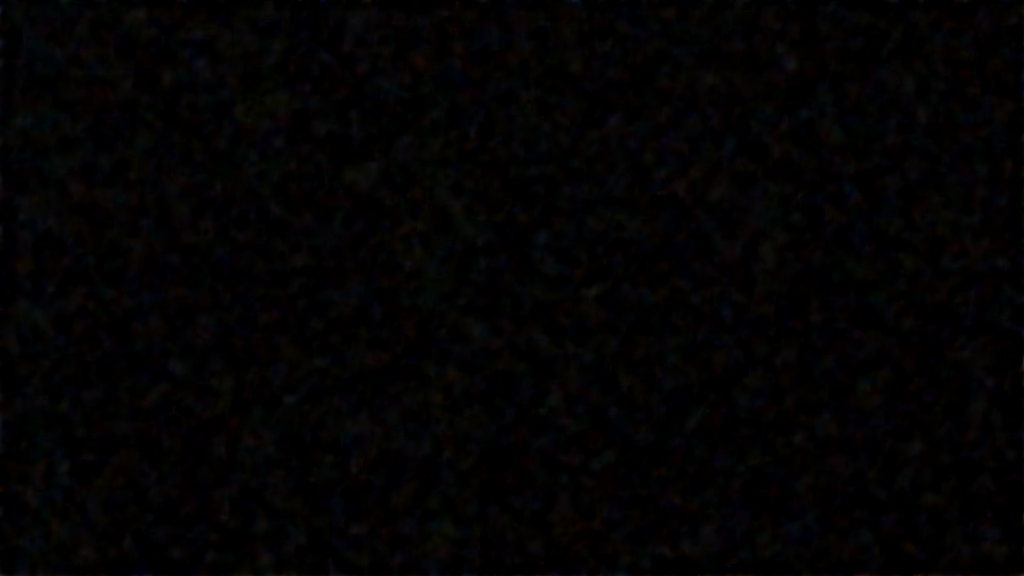
#> input picture video-pipeline/frames/trading-trailer/scene_001.png, 1024 x 576 px
$ python -i manim.py   (imports and definitions only)
#> lines starting #> are read from the running program, lines starting #| are printed output that depends on the picture
"""
stages/renderers/manim.py — Renderer: Manim animated diagram

Calls Claude Code CLI to generate a Manim Community v0.18 Python scene,
renders it to MP4 via the `manim` CLI, retries on failure.

Install deps:  pip install manim
"""

from __future__ import annotations

import ast
import json
import os
import re
import shutil
import subprocess
import tempfile
import urllib.error
import urllib.request
from pathlib import Path
from typing import Callable, Optional

import numpy as np
from PIL import Image, ImageFilter, ImageOps

from config import PipelineConfig

RESAMPLING = getattr(Image, "Resampling", Image)


class ManimRenderError(RuntimeError):
    pass


class LayoutAuditError(ManimRenderError):
    """The scene rendered, but the layout audit found defects. Carries every
    problem, not just the ones that fit in the message, so failed attempts can
    be ranked against each other."""

    def __init__(self, message: str, problems: list[str]):
        super().__init__(message)
        self.problems = list(problems) or [message]


# How much each kind of layout defect hurts a viewer. Text off the frame, hidden
# under a shape, or printed over other text cannot be read; a sentence parked in
# the diagram is clutter; a line through a label is ugly but still legible.
_DEFECT_WEIGHTS = (
    ("leaves the frame", 3),
    ("cut off at the frame edge", 3),
    ("covered by", 3),
    ("overlaps text", 3),
    ("title or sentence", 2),
    ("text in the center band", 2),
    ("crossed by", 1),
)


# [5 lines left out: function _defect_score, not called in this run]


# Codegen here shells out to the Claude Code CLI, which is an agentic session
# rather than a single API call: measured on this machine, one scene takes
# 308-465s alone, and over 900s from the repo root where the pipeline actually
# runs. At 600s most scenes timed out and fell back to static slides, which is
# why "animations" did not animate. Raised above the observed worst case.
CLAUDE_CODEGEN_TIMEOUT = 1200
# Codegen is a single well-specified answer, and the checker feedback loop
# does the refining, so it does not need deep reasoning. Override with
# LTX_CLAUDE_CODEGEN_EFFORT (low, medium, high, xhigh, max).
CLAUDE_CODEGEN_EFFORT = os.environ.get("LTX_CLAUDE_CODEGEN_EFFORT", "low")
NAMED_COLOR_NAMES = (
    "CYAN",
    "TEAL",
    "AQUA",
    "BLUE",
    "GREEN",
    "YELLOW",
    "RED",
    "ORANGE",
    "PURPLE",
    "PINK",
    "GOLD",
    "WHITE",
    "BLACK",
    "GRAY",
    "GREY",
    "BROWN",
    "MAROON",
    "LIME",
    "VIOLET",
    "MAGENTA",
)
BLOCKED_MANIM_PATTERNS = (
    r"\bSVGMobject\s*\(",
    r"\bImageMobject\s*\(",
    r"\bAxes\s*\(",
    r"\bNumberPlane\s*\(",
    r"\bNumberLine\s*\(",
    r"\bGraphScene\b",
    r"\.get_axis_labels\s*\(",
    r"\.add_coordinates\s*\(",
    r"\.plot_line_graph\s*\(",
    r"\.plot\s*\(",
)


# [125 lines left out: function render, not called in this run]


# ── Helpers ──────────────────────────────────────────────────────


def _defects_path(out_path: Path) -> Path:
    return out_path.with_suffix(".defects.json")


# [5 lines left out: function _code_path, not called in this run]


_RENDER_SETTING_RE = re.compile(
    r"^[ \t]*config\.(pixel_width|pixel_height|frame_rate)[ \t]*=.*$\n?", re.MULTILINE
)


# [378 lines left out: functions pin_render_settings, render_timeout, _pick_best_attempt, _write_defects, _ship_best_attempt, _check_imports and 6 more, not called in this run]


class _ManimCodeNormalizer(ast.NodeTransformer):
    def __init__(self) -> None:
        self.changed = False
        self.needs_math_import = False

    # [26 lines left out: functions visit_Module, visit_Call, not called in this run]

    # shift= is a FadeIn/FadeOut option. Tested by constructing each class in
    # the installed Manim: these all raise "Animation.__init__() got an
    # unexpected keyword argument 'shift'", which ended a scene outright.
    _NO_SHIFT_ANIMATIONS = {
        "Write",
        "Unwrite",
        "Create",
        "Uncreate",
        "GrowArrow",
        "GrowFromCenter",
        "GrowFromPoint",
        "GrowFromEdge",
        "DrawBorderThenFill",
        "Indicate",
        "Circumscribe",
        "Flash",
        "FocusOn",
        "Wiggle",
        "SpinInFromNothing",
        "Transform",
        "ReplacementTransform",
        "AddTextLetterByLetter",
    }

    # [11 lines left out: function _drop_unsupported_shift, not called in this run]

    # Keyword arguments set_stroke()/set_fill() actually accept, read from the
    # installed Manim 0.20.1 (inspect.signature on VMobject), not from memory:
    #   set_stroke(color, width, opacity, background, family)
    #   set_fill(color, opacity, family)
    # Codegen models invent others - stroke_width, dash_array, stroke_opacity,
    # line_join - and every one kills the scene with "unexpected keyword
    # argument". Fixing them one at a time was whack-a-mole, so the whole class
    # is handled here: known aliases are renamed, anything else is dropped.
    _STYLE_KWARGS = {
        "set_stroke": {"color", "width", "opacity", "background", "family"},
        "set_fill": {"color", "opacity", "family"},
        # Scene.add / VGroup.add / Mobject.add take mobjects only. Models
        # write self.add(obj, run_time=1) meaning self.play(...), which dies
        # with "unexpected keyword argument 'run_time'". The object still
        # appears, just without the fade.
        "add": set(),
    }
    _STYLE_ALIASES = {
        "set_stroke": {
            "stroke_width": "width",
            "stroke_color": "color",
            "stroke_opacity": "opacity",
        },
        "set_fill": {"fill_color": "color", "fill_opacity": "opacity"},
    }

    # [258 lines left out: functions _rewrite_style_kwargs, visit_Assign, visit_AnnAssign, visit_Expr, _rewrite_constructor_width, _strip_redundant_kwargs and 8 more, not called in this run]


class _PadPointSequences(ast.NodeTransformer):
    def __init__(self) -> None:
        self.changed = False

    def visit_List(self, node: ast.List):  # type: ignore[override]
        return self._pad_sequence(node)

    def visit_Tuple(self, node: ast.Tuple):  # type: ignore[override]
        return self._pad_sequence(node)

    # [68 lines left out: functions _pad_sequence, _looks_like_point_pair, _normalize_manim_code, not called in this run]


# Records where every visible Text is after each play()/wait(), in Manim's own
# coordinates. The pixel audit works on a 640-wide thumbnail, where small text
# largely disappears - a 60-character title registered as a 14%-wide row, and a
# caption with a label printed over it barely registered at all - so questions
# about text (does it overlap other text, is it a title or a label, does it
# leave the frame) are answered from geometry instead of guessed from pixels.
_LAYOUT_PROBE = """
import atexit as _ltx_atexit, json as _ltx_json, os as _ltx_os
_LTX_LAYOUT = []
def _ltx_bezier_samples(points, per_curve=10, limit=240):
    import numpy as _np
    pts = _np.asarray(points, dtype=float)
    if len(pts) < 4:
        return []
    usable = len(pts) - len(pts) % 4
    curves = pts[:usable].reshape(-1, 4, 3)
    ts = _np.linspace(0.0, 1.0, per_curve)[:, None]
    out = []
    for p0, p1, p2, p3 in curves:
        seg = ((1 - ts) ** 3) * p0 + 3 * ((1 - ts) ** 2) * ts * p1 + 3 * (1 - ts) * ts ** 2 * p2 + ts ** 3 * p3
        out.extend([[round(float(x), 3), round(float(y), 3)] for x, y, _ in seg])
    step = max(1, len(out) // limit)
    return out[::step]
def _ltx_snapshot(scene):
    # Draw order: scene.mobjects in order, each family depth-first, then a
    # stable sort by z_index - later entries are painted on top.
    flat, seq = [], 0
    for mob in scene.mobjects:
        for part in mob.get_family():
            flat.append((float(getattr(part, "z_index", 0) or 0), seq, part))
            seq += 1
    flat.sort(key=lambda item: (item[0], item[1]))
    text_parts = set()
    for _, _, part in flat:
        if isinstance(part, (Text, MarkupText)):
            for sub in part.get_family():
                text_parts.add(id(sub))
    items, shapes = [], []
    for order, (_, _, part) in enumerate(flat):
        if isinstance(part, (Text, MarkupText)):
            try:
                opacity = float(part.get_fill_opacity())
            except Exception:
                opacity = 1.0
            if opacity < 0.05 or part.width <= 0:
                continue
            raw = str(getattr(part, "original_text", None) or getattr(part, "text", "") or "")
            items.append({
                "text": raw[:80], "order": order,
                "lines": raw.count(chr(10)) + 1,
                "font_size": float(getattr(part, "font_size", 0) or 0),
                "x0": float(part.get_left()[0]), "x1": float(part.get_right()[0]),
                "y0": float(part.get_bottom()[1]), "y1": float(part.get_top()[1]),
            })
            continue
        if id(part) in text_parts or not isinstance(part, VMobject) or len(part.points) < 4:
            continue
        try:
            stroke_w = float(part.get_stroke_width() or 0)
            stroke_o = float(part.get_stroke_opacity() or 0)
            fill_o = float(part.get_fill_opacity() or 0)
        except Exception:
            continue
        if stroke_w >= 1 and stroke_o >= 0.35:
            shapes.append({"kind": "stroke", "order": order, "name": type(part).__name__,
                           "pts": _ltx_bezier_samples(part.points)})
        if fill_o >= 0.3 and part.width > 0 and part.height > 0:
            shapes.append({"kind": "fill", "order": order, "name": type(part).__name__,
                           "x0": float(part.get_left()[0]), "x1": float(part.get_right()[0]),
                           "y0": float(part.get_bottom()[1]), "y1": float(part.get_top()[1])})
    _LTX_LAYOUT.append({"t": float(getattr(scene, "time", 0.0)), "texts": items, "shapes": shapes})
_ltx_orig_play, _ltx_orig_wait = Scene.play, Scene.wait
def _ltx_play(self, *a, **k):
    out = _ltx_orig_play(self, *a, **k)
    _ltx_snapshot(self)
    return out
def _ltx_wait(self, *a, **k):
    out = _ltx_orig_wait(self, *a, **k)
    _ltx_snapshot(self)
    return out
Scene.play, Scene.wait = _ltx_play, _ltx_wait
def _ltx_dump():
    path = _ltx_os.environ.get("LTX_LAYOUT_OUT")
    if path:
        with open(path, "w") as fh:
            _ltx_json.dump({"frame_width": float(config.frame_width),
                            "frame_height": float(config.frame_height),
                            "snapshots": _LTX_LAYOUT}, fh)
_ltx_atexit.register(_ltx_dump)
"""


_POINT_COMPAT_SHIM = """
import numpy as np

def _ltx_pad_points(points):
    arr = np.asarray(points)
    if getattr(arr, "ndim", 0) == 2 and arr.shape[1] == 2:
        arr = np.pad(arr, ((0, 0), (0, 1)), mode="constant")
    return arr

_ltx_original_set_points_as_corners = VMobject.set_points_as_corners

def _ltx_set_points_as_corners(self, points, *args, **kwargs):
    return _ltx_original_set_points_as_corners(self, _ltx_pad_points(points), *args, **kwargs)

VMobject.set_points_as_corners = _ltx_set_points_as_corners

_ltx_original_set_points_smoothly = VMobject.set_points_smoothly

def _ltx_set_points_smoothly(self, points, *args, **kwargs):
    return _ltx_original_set_points_smoothly(self, _ltx_pad_points(points), *args, **kwargs)

VMobject.set_points_smoothly = _ltx_set_points_smoothly
"""


# [11 lines left out: function _inject_point_compatibility_shim, not called in this run]


def _layout_path(video_path: Path) -> Path:
    return video_path.with_suffix(".layout.json")


# [288 lines left out: functions _segment_hits_rect, _text_core, _overlap_area, _audit_layout, _audit_rendered_video, _audit_sample_times and 2 more, not called in this run]


def _find_center_text_like_regions(image_path: Path) -> list[str]:
    with Image.open(image_path) as image:
#> image is the input picture: PIL image 1024x576 RGB; mean R, G, B 3.1, 2.3, 2.6
        gray = image.convert("L")
        if gray.width > 640:
            ratio = 640 / float(gray.width)
#> ratio = 0.625
            gray = gray.resize(
                (640, max(1, int(round(gray.height * ratio)))),
                RESAMPLING.LANCZOS,
            )
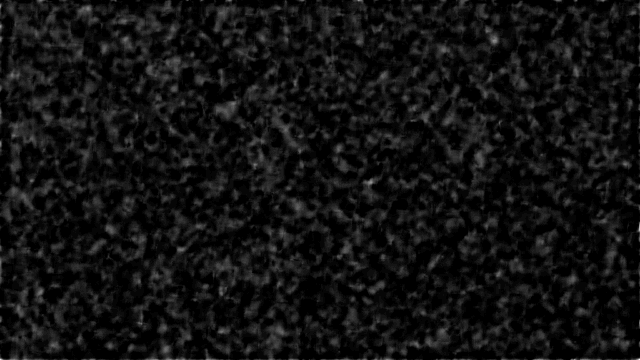
#> gray: PIL image 640x360 L; min 0, max 37, mean 2.6; drawn with min black and max white
        edges = ImageOps.autocontrast(gray.filter(ImageFilter.FIND_EDGES))
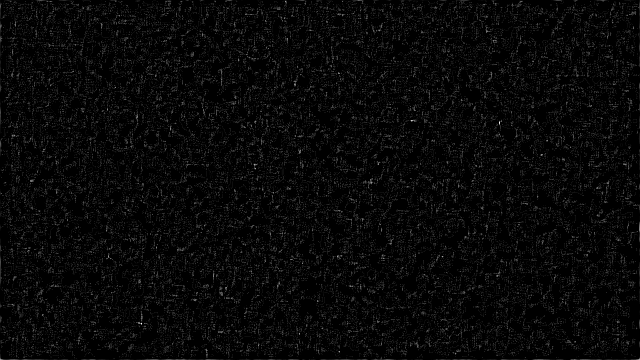
#> edges: PIL image 640x360 L; min 0, max 255, mean 8
        arr = np.asarray(edges, dtype=np.uint8)

    threshold = int(max(60, np.percentile(arr, 92)))
#> threshold = 60
    mask = arr >= threshold
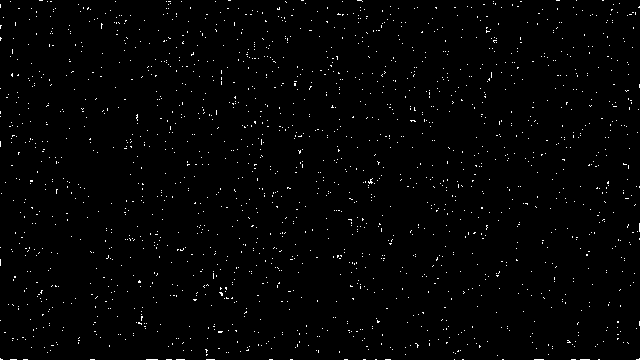
#> mask: shape (360, 640) bool; 1.2% white in thin lines or dots
    components = _connected_components(mask)
#> components = 1790 items
    h, w = mask.shape
#> h = 360; w = 640
    center_x0 = int(w * 0.24)
#> center_x0 = 153
    center_x1 = int(w * 0.76)
#> center_x1 = 486
    center_y0 = int(h * 0.30)
#> center_y0 = 108
    center_y1 = int(h * 0.78)
#> center_y1 = 280

    in_center = []
    for comp in components:
        if not _is_text_like_component(comp, w, h):
            continue
        cx = (comp["x0"] + comp["x1"]) / 2.0
        cy = (comp["y0"] + comp["y1"]) / 2.0
        if center_x0 <= cx <= center_x1 and center_y0 <= cy <= center_y1:
            in_center.append(comp)
#> this loop made 1790 passes
#> (comp, area in _is_text_like_component, width in _is_text_like_component, height in _is_text_like_component) on passes 1 to 3: ({'area': 4, 'x0': 39, 'x1': 42, 'y0': 0, 'y1': 0}, 4, 4, 1), ({'area': 3, 'x0': 228, 'x1': 230, 'y0': 0, 'y1': 0}, 3, 3, 1), ({'area': 3, 'x0': 301, 'x1': 303, 'y0': 0, 'y1': 0}, 3, 3, 1)
#> after the loop, in_center = []

    # The band is where the prompt puts the main diagram, so a small shape
    # there is expected and is not a violation. What the rule forbids is
    # text, and text is recognisable by arrangement rather than by any one
    # shape: glyphs of similar height, on a shared baseline, packed as tightly
    # as letters are. A lone arrowhead, a dot, or tick marks spread along an
    # axis do not form such a row.
    #
    # History: this once required 3+ hits anywhere, then (43e7dd6) flagged ANY
    # single hit, on the belief that every hit was text. It was not - a scene
    # with no text in the band at all was rejected for its arrow, and every
    # attempt from every backend failed, so no scene could ever animate.
    return [
        f"bbox=({x0},{y0})-({x1},{y1}), {n} glyph-like marks in a row"
        for (x0, y0, x1, y1, n) in _text_lines(in_center)
    ]


# [80 lines left out: functions _find_edge_content, _find_clipped_text_regions, not called in this run]


def _text_lines(comps: list[dict]) -> list[tuple[int, int, int, int, int]]:
    """Group components into rows that look like a line of text."""
    if not comps:
        return []
    items = sorted(comps, key=lambda c: c["x0"])
    used = [False] * len(items)
    lines = []
    for i, seed in enumerate(items):
        if used[i]:
            continue
        row = [seed]
        used[i] = True
        for j in range(i + 1, len(items)):
            if used[j]:
                continue
            cand, last = items[j], row[-1]
            hl = last["y1"] - last["y0"] + 1
            hc = cand["y1"] - cand["y0"] + 1
            tall = max(hl, hc)
            same_line = (
                abs((cand["y0"] + cand["y1"]) - (last["y0"] + last["y1"])) / 2.0
                <= 0.5 * tall
            )
            same_size = min(hl, hc) >= 0.4 * tall
            gap = cand["x0"] - last["x1"]
            letter_spaced = -2 <= gap <= 1.2 * tall
            if same_line and same_size and letter_spaced:
                row.append(cand)
                used[j] = True
        # Three marks in a row is a word. Two is a word only if both are
        # letter-shaped - a glyph is roughly as wide as it is tall, while an
        # arrowhead beside a dot (a common diagram pairing) is not.
        glyph_shaped = sum(
            1 for c in row if (c["x1"] - c["x0"] + 1) <= 1.6 * (c["y1"] - c["y0"] + 1)
        )
        if len(row) >= 3 or (len(row) == 2 and glyph_shaped == 2):
            lines.append(
                (
                    min(c["x0"] for c in row),
                    min(c["y0"] for c in row),
                    max(c["x1"] for c in row),
                    max(c["y1"] for c in row),
                    len(row),
                )
            )
    return lines


def _connected_components(mask: np.ndarray) -> list[dict]:
    h, w = mask.shape
    visited = np.zeros_like(mask, dtype=bool)
    components: list[dict] = []

    for y in range(h):
        for x in range(w):
            if not mask[y, x] or visited[y, x]:
                continue

            stack = [(y, x)]
            visited[y, x] = True
            area = 0
            x0 = x1 = x
            y0 = y1 = y

            while stack:
                cy, cx = stack.pop()
                area += 1
                x0 = min(x0, cx)
                x1 = max(x1, cx)
                y0 = min(y0, cy)
                y1 = max(y1, cy)

                for ny in range(max(0, cy - 1), min(h, cy + 2)):
                    for nx in range(max(0, cx - 1), min(w, cx + 2)):
                        if mask[ny, nx] and not visited[ny, nx]:
                            visited[ny, nx] = True
                            stack.append((ny, nx))

            components.append({"area": area, "x0": x0, "x1": x1, "y0": y0, "y1": y1})

    return components


def _is_text_like_component(component: dict, frame_w: int, frame_h: int) -> bool:
    area = int(component["area"])
    width = int(component["x1"] - component["x0"] + 1)
    height = int(component["y1"] - component["y0"] + 1)
    if area < 24 or area > 5000:
        return False
    if width < 3 or height < 3:
        return False
    if width > frame_w * 0.35 or height > frame_h * 0.18:
        return False

    fill_ratio = area / float(width * height)
    if fill_ratio < 0.05:
        return False

    aspect_ratio = width / float(height)
    return 0.15 <= aspect_ratio <= 12.0


_BOX_CHARS = "│╭╮╰╯─┃━┏┓┗┛"


# [128 lines left out: functions _summarize_manim_error, _run_manim, not called in this run]

>>> result = _find_center_text_like_regions('../../frames/trading-trailer/scene_001.png')
#> result = []
